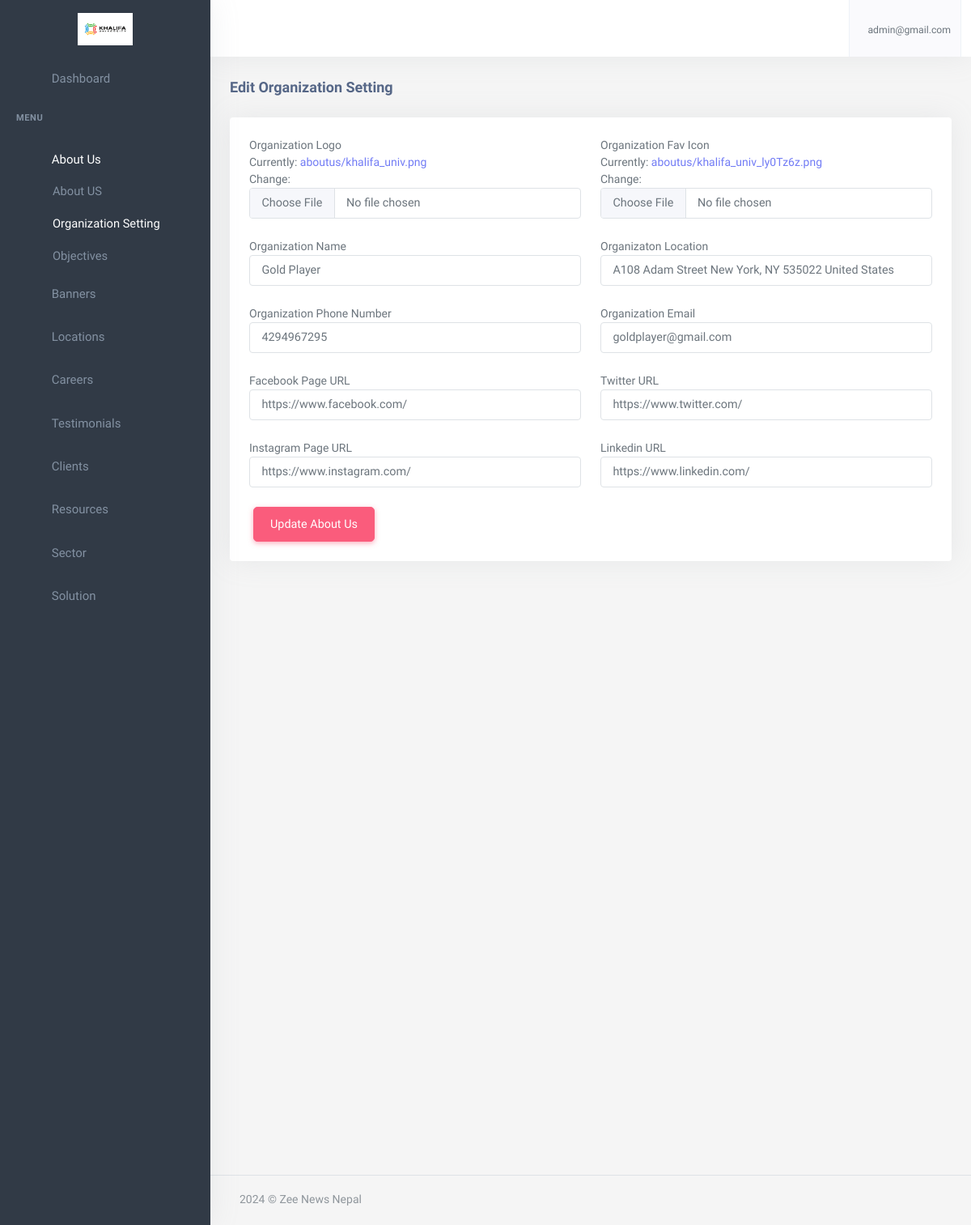
Screenshot of /dashboard/about/organizatin/setting (signed in) with the database file from the repository.
### account/models.py (models this page shows, shortened)
class User(AbstractBaseUser,PermissionsMixin):
    email = models.EmailField(
        verbose_name='Email',
        max_length=255,
        unique=True,
    )
    name = models.CharField(max_length=200,null=True, blank=True)
    is_user = models.BooleanField(default=False)
    is_admin = models.BooleanField(default=False)
    phone_no = models.CharField(max_length=150,null=True, blank=True)
    avatar = models.ImageField(upload_to="avatarimage/", null=True, blank=True)
    created_at = models.DateTimeField(auto_now_add=True)
    updated_at = models.DateTimeField(auto_now=True)
    objects = UserManager()
    USERNAME_FIELD = 'email'
    REQUIRED_FIELDS = []

### about/models.py (models this page shows, shortened)
class OrganizationSetting(models.Model):
    logo =models.ImageField(verbose_name='Organization Logo',upload_to='aboutus/')
    fav_icon = models.ImageField(verbose_name='Organization Fav Icon',upload_to='aboutus/')
    site_name = models.CharField(verbose_name='Organization Name',max_length=150)
    location = models.CharField(verbose_name='Organizaton Location', max_length=200)
    phone_number = models.CharField(verbose_name='Organization Phone Number',max_length=150)
    email = models.EmailField(verbose_name='Organization Email')
    fb_url = models.URLField(verbose_name='Facebook Page URL', null=True,blank=True)
    tw_url = models.URLField(verbose_name='Twitter URL', null=True,blank=True)
    insta_url = models.URLField(verbose_name='Instagram Page URL', null=True,blank=True)
    linkedin_url = models.URLField(verbose_name='Linkedin URL', null=True,blank=True)

### app2/decorators.py (the view)
    def wrapper_fun(request, *args, **kwargs):
        if request.user.is_authenticated:
            return view_fun(request, *args, **kwargs)
        else:
            messages.warning(request,"Login required...")
            return redirect('account:login')

### app2/forms.py
class OrganizationSettingForm(forms.ModelForm):
    class Meta:
        model = OrganizationSetting
        fields = '__all__'
    def __init__(self, *args, **kwargs):
        super(OrganizationSettingForm, self).__init__(*args, **kwargs)
        for field_name, field in self.fields.items():
            field.widget.attrs['placeholder'] = f"Enter {field_name}"
            field.widget.attrs['class'] = 'form-control'

### app/context_processor.py (called while the page is built)
def solutions(request):
    solutions_data = Solutions.objects.all()
    context = {
        'solution_category': solutions_data
    }
    return context

def sectors(request):
    secots_all = Sector.objects.all()
    context = {
        'secotrs':secots_all
    }
    return context

def career_category(request):
    categories = Category.objects.all()
    return({
        'careers_categories':categories
    })

def organizationsetting(request):
    organization_setting = OrganizationSetting.objects.first()
    return ({
        'organization_settings': organization_setting
    })

def locations(request):
    all_office_locations = Office.objects.all()[:5]
    return({
        'office_locations':all_office_locations
    })

### app2/templates/app2/organization_setting.html (shortened to what this page needs)
{% extends 'app2/base.html' %}
{% load static %}
{% block body %}
            <div class="content-page">
                <div class="content">
                    <div class="container-fluid">
                        <div class="row">
                            <div class="col-12">
                                <div class="page-title-box">
                                    <h4 class="page-title">{% if instance %}Edit Organization Setting {% else %}Add Organization Setting {% endif %}
                                    </h4>
                                </div>
                            </div>
                        </div>
                        <form method="post" enctype="multipart/form-data" action="{% if instance %}{% url 'dashboard:organizations_setting' %}{% else %}{% url 'dashboard:organizations_setting' %}{% endif %}">
                        <div class="row">
                            <div class="col-12">
                                <div class="card">
                                    <div class="card-body">
                                        <div class="row">
                                            {% for field in form %}
                                            <div class="col-xl-6">
                                                {{field.label}}
                                                <div class="mb-3">
                                                    {{field}}
                                                </div>
                                            </div>
                                            {% endfor %}
                                            <div class="col-auto">
                                            {% if instance %}
                                                <button type="submit" class="btn btn-danger chat-send waves-effect waves-light">Update About Us</button>
                                            {% else %}
                                                <button type="submit" class="btn btn-danger chat-send waves-effect waves-light">Add About Us</button>
                                            {% endif %}
                                            </div>
                                        </div>
                                </div>
                            </div>
                        </div>
                    </form>
                    </div>
                </div>
       {%endblock%}

### app2/templates/app2/base.html (shortened to what this page needs)
{% load static %}
<!DOCTYPE html>
<html lang="en">
    <head>
        <link rel="stylesheet" href="{% static 'app2/assets/vendor/jquery-toast-plugin/jquery.toast.min.css'%}">
        <link href="{% static 'app2/assets/css/app-saas.min.css'%}" rel="stylesheet" type="text/css" id="app-style" />
        <link href="{% static 'app2/assets/css/icons.min.css'%}" rel="stylesheet" type="text/css" />
        <link href="{% static 'app2/assets/vendor/bootstrap-datepicker/css/bootstrap-datepicker.min.css'%}" rel="stylesheet" type="text/css" />
        <link href="{% static 'app2/assets/vendor/select2/css/select2.min.css'%}" rel="stylesheet" type="text/css" />
        <link href="{% static 'app2/assets/vendor/datatables.net-bs5/css/dataTables.bootstrap5.min.css'%}" rel="stylesheet" type="text/css" />
        <link href="{% static 'app2/assets/vendor/datatables.net-responsive-bs5/css/responsive.bootstrap5.min.css'%}" rel="stylesheet" type="text/css" />
        <link href="{% static 'app2/assets/css/app-saas.min.css'%}" rel="stylesheet" type="text/css" id="app-style" />
        <link href="{% static 'app2/assets/css/icons.min.css'%}" rel="stylesheet" type="text/css" />
        <link href="https://cdn.jsdelivr.net/npm/summernote@0.8.16/dist/summernote-lite.min.css" rel="stylesheet">
    </head>
    <link rel="stylesheet" href="https://maxcdn.bootstrapcdn.com/font-awesome/4.7.0/css/font-awesome.min.css">
    <body>
        <div class="wrapper">
            <div class="navbar-custom">
                <div class="topbar container-fluid justify-content-between">
                    <div class="d-flex align-items-center  gap-lg-2 gap-1">
                        <button class="button-toggle-menu sm:float-end">
                            <i class="mdi mdi-menu"></i>
                        </button>
                    </div>
                    <ul class="topbar-menu d-flex align-items-center gap-3">
                        <li class="d-none d-sm-inline-block">
                            <a class="nav-link" data-bs-toggle="offcanvas" href="#theme-settings-offcanvas">
                                <i class="ri-settings-3-line font-22"></i>
                            </a>
                        </li>
                        <li class="d-none d-sm-inline-block">
                            <div class="nav-link" id="light-dark-mode" data-bs-toggle="tooltip" data-bs-placement="left" title="Theme Mode">
                                <i class="ri-moon-line font-22"></i>
                            </div>
                        </li>
                        <li class="d-none d-md-inline-block">
                            <a class="nav-link" href="#" data-toggle="fullscreen">
                                <i class="ri-fullscreen-line font-22"></i>
                            </a>
                        </li>
                        <li class="dropdown">
                            <a class="nav-link dropdown-toggle arrow-none nav-user px-2" data-bs-toggle="dropdown" href="#" role="button" aria-haspopup="false" aria-expanded="false">
                                <span class="d-lg-flex flex-column gap-1 d-none">
                                    <h6 class="my-0 fw-normal">{{request.user.email}}</h6>
                                </span>
                            </a>
                        </li>
                    </ul>
                </div>
            </div>
            <div class="leftside-menu">
                <a href="{% url 'dashboard:index' %}" class="logo logo-light">
                    <span class="logo-lg">
                        <img src="{{organization_settings.logo.url}}" alt="logo" style="height: 40px;">
                    </span>
                </a>
                <div class="h-100" id="leftside-menu-container" data-simplebar>
                    <ul class="side-nav">
                        <li class="side-nav-item">
                            <a href="{% url 'dashboard:index' %}" class="side-nav-link">
                                <i class="uil-home-alt"></i>
                                <span> Dashboard </span>
                            </a>
                        </li>
                        <li class="side-nav-title">Menu</li>
                        <li class="side-nav-item">
                            <a data-bs-toggle="collapse" href="#sidebarPages2" aria-expanded="false" aria-controls="sidebarPages" class="side-nav-link">
                                <i class="uil-home"></i>
                                <span> About Us </span>
                                <span class="menu-arrow"></span>
                            </a>
                            <div class="collapse" id="sidebarPages2">
                                <ul class="side-nav-second-level">
                                    <li>
                                        <a href="{% url 'dashboard:about' %}">About US</a>
                                    </li>
                                    <li>
                                        <a href="{% url 'dashboard:organizations_setting' %}">Organization Setting</a>
                                    </li>
                                    <li>
                                        <a href="{% url 'dashboard:objective' %}">Objectives</a>
                                    </li>
                                </ul>
                            </div>
                        </li>
                        <li class="side-nav-item">
                            <a href="{% url 'dashboard:banners' %}" class="side-nav-link">
                                <i class="uil-book"></i>
                                <span> Banners </span>
                            </a>
                        </li>
                        <li class="side-nav-item">
                            <a data-bs-toggle="collapse" href="#sidebarPages" aria-expanded="false" aria-controls="sidebarPages" class="side-nav-link">
                                <i class="uil-location"></i>
                                <span> Locations </span>
                                <span class="menu-arrow"></span>
                            </a>
                        </li>
                        <li class="side-nav-item">
                            <a data-bs-toggle="collapse" href="#sidebarPages1" aria-expanded="false" aria-controls="sidebarPages" class="side-nav-link">
                                <i class="uil-book"></i>
                                <span> Careers </span>
                                <span class="menu-arrow"></span>
                            </a>
                        </li>
                        <li class="side-nav-item">
                            <a href="{% url 'dashboard:testimonials' %}" class="side-nav-link">
                                <i class="uil-book"></i>
                                <span> Testimonials </span>
                            </a>
                        </li>
                        <li class="side-nav-item">
                            <a href="{% url 'dashboard:client_list' %}" class="side-nav-link">
                                <i class="uil-user"></i>
                                <span> Clients </span>
                            </a>
                        </li>
                        <li class="side-nav-item">
                            <a data-bs-toggle="collapse" href="#sidebarPages4" aria-expanded="false" aria-controls="sidebarPages" class="side-nav-link">
                                <i class="uil-diamond"></i>
                                <span> Resources </span>
                                <span class="menu-arrow"></span>
                            </a>
                        </li>
                        <li class="side-nav-item">
                            <a data-bs-toggle="collapse" href="#sidebarPages5" aria-expanded="false" aria-controls="sidebarPages" class="side-nav-link">
                                <i class="uil-user"></i>
                                <span> Sector </span>
                                <span class="menu-arrow"></span>
                            </a>
                        </li>
                        <li class="side-nav-item">
                            <a data-bs-toggle="collapse" href="#sidebarPages6" aria-expanded="false" aria-controls="sidebarPages" class="side-nav-link">
                                <i class="uil-user"></i>
                                <span>Solution </span>
                                <span class="menu-arrow"></span>
                            </a>
                        </li>
                    </ul>
                </div>
            </div>
  {% block body %}
  {% endblock  %}
        <footer class="footer">
            <div class="container-fluid">
                <div class="row">
                    <div class="col-md-6">
                        <script>document.write(new Date().getFullYear())</script> © Zee News Nepal
                    </div>
                    <div class="col-md-6">
                    </div>
                </div>
            </div>
        </footer>
    </div>
    </div>
                        </body>
                        </html>

### app2/templates/app2/base.html (style rules this page uses)
.btn { margin: 0 5px; padding: 10px 20px; border-radius: 5px; cursor: pointer; }

### rows the page displays
User: user.email "admin@gmail.com"
OrganizationSetting: logo (picture), form "Gold Player" "A108 Adam Street New York, NY 535022 United States" "4294967295" "goldplayer@gmail.com" "https://www.facebook.com/" "https://www.twitter.com/" "https://www.instagram.com/" "https://www.linkedin.com/"

### other values shown
{{ field.label }} "Organization Logo" "Organization Fav Icon" "Organization Name" "Organizaton Location" "Organization Phone Number" "Organization Email" "Facebook Page URL" "Twitter URL" "Instagram Page URL" "Linkedin URL"
